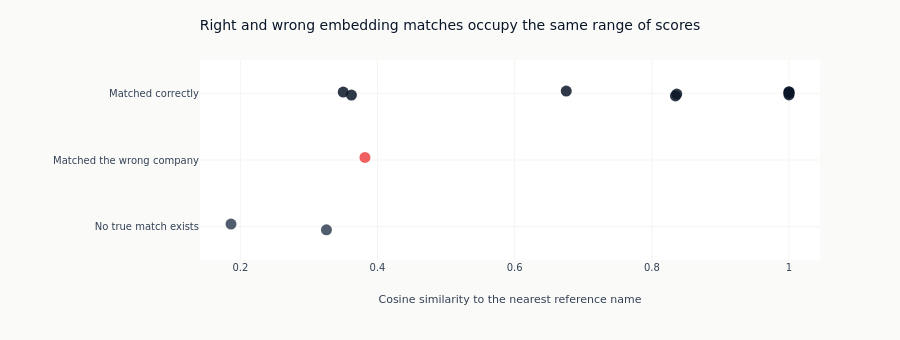

The notebook cell this image was saved under:
### Markdown cell above
### Where the embedding helps, and why its score cannot be thresholded

The comparison above splits into three groups. On the names fuzzy already matched, the
embedding agrees, which is the least interesting result and the one that has to hold before
anything else is worth reading. On abbreviations and paraphrases it recovers matches the
fuzzy scorer had no route to, because the relationship is in the meaning rather than the
spelling. And on renames and subsidiaries it produces answers of both kinds.

That last group is where the method has to stop being trusted, and the reason is visible in
the scores rather than in an argument about them. The figure plots every query's cosine
similarity against whether the match it produced was right.

### Code cell
if embedding_model is not None:
    outcome = (
        pl.when(pl.col("true_company_name").is_null())
        .then(pl.lit("No true match exists"))
        .when(pl.col("embedding_correct"))
        .then(pl.lit("Matched correctly"))
        .otherwise(pl.lit("Matched the wrong company"))
    )
    fig = px.strip(
        embedding_scored.with_columns(outcome=outcome).to_pandas(),
        x="embedding_score",
        y="outcome",
        hover_name="raw_company_name",
        color="outcome",
        color_discrete_map={
            "Matched correctly": COLORS["blue"],
            "Matched the wrong company": COLORS["negative"],
            "No true match exists": COLORS["neutral"],
        },
        stripmode="overlay",
    )
    fig.update_traces(marker=dict(size=11, opacity=0.85))
    fig.update_layout(
        title="Right and wrong embedding matches occupy the same range of scores",
        xaxis_title="Cosine similarity to the nearest reference name",
        yaxis_title="",
        showlegend=False,
        height=340,
        margin=dict(l=200),
    )
    show_plotly_with_alt(
        fig,
        "Strip plot of cosine similarity for every query, split into three rows by whether the match was correct, wrong, or had no correct answer. The correct and wrong points overlap along the horizontal axis.",
    )

### Figure 1 — Plotly figure (JSON) as saved in the notebook; plotly's stock layout.template omitted (floating-point values rounded to 4 significant figures)
{"data": [{"alignmentgroup": "True", "boxpoints": "all", "fillcolor": "rgba(255,255,255,0)", "hoveron": "points", "hovertemplate": "<b>%{hovertext}</b><br><br>outcome=%{y}<br>embedding_score=%{x}<extra></extra>", "hovertext": ["Microsoft Corporation - Redmond", "APPLE INC", "amazon.com", "Facebook, Inc.", "NVIDIA Corp", "Tesla Motors Inc", "Berkshire Hathaway", "JP Morgan Chase", "J&J"], "legendgroup": "Matched correctly", "line": {"color": "rgba(255,255,255,0)"}, "marker": {"color": "#0a1628", "opacity": 0.85, "size": 11}, "name": "Matched correctly", "offsetgroup": "Matched correctly", "orientation": "h", "pointpos": 0, "showlegend": true, "type": "box", "x": [0.6752, 1.0, 1.0, 0.3499, 1.0, 0.8363, 1.0, 0.8344, 0.3619], "x0": " ", "xaxis": "x", "y": ["Matched correctly", "Matched correctly", "Matched correctly", "Matched correctly", "Matched correctly", "Matched correctly", "Matched correctly", "Matched correctly", "Matched correctly"], "y0": " ", "yaxis": "y"}, {"alignmentgroup": "True", "boxpoints": "all", "fillcolor": "rgba(255,255,255,0)", "hoveron": "points", "hovertemplate": "<b>%{hovertext}</b><br><br>outcome=%{y}<br>embedding_score=%{x}<extra></extra>", "hovertext": ["GOOGLE"], "legendgroup": "Matched the wrong company", "line": {"color": "rgba(255,255,255,0)"}, "marker": {"color": "#ef4444", "opacity": 0.85, "size": 11}, "name": "Matched the wrong company", "offsetgroup": "Matched the wrong company", "orientation": "h", "pointpos": 0, "showlegend": true, "type": "box", "x": [0.3817], "x0": " ", "xaxis": "x", "y": ["Matched the wrong company"], "y0": " ", "yaxis": "y"}, {"alignmentgroup": "True", "boxpoints": "all", "fillcolor": "rgba(255,255,255,0)", "hoveron": "points", "hovertemplate": "<b>%{hovertext}</b><br><br>outcome=%{y}<br>embedding_score=%{x}<extra></extra>", "hovertext": ["Zoom Technologies Inc", "Palantir Technologies"], "legendgroup": "No true match exists", "line": {"color": "rgba(255,255,255,0)"}, "marker": {"color": "#334155", "opacity": 0.85, "size": 11}, "name": "No true match exists", "offsetgroup": "No true match exists", "orientation": "h", "pointpos": 0, "showlegend": true, "type": "box", "x": [0.3255, 0.1863], "x0": " ", "xaxis": "x", "y": ["No true match exists", "No true match exists"], "y0": " ", "yaxis": "y"}], "layout": {"boxmode": "overlay", "height": 340, "legend": {"title": {"text": "outcome"}, "tracegroupgap": 0}, "margin": {"l": 200, "t": 60}, "showlegend": false, "title": {"text": "Right and wrong embedding matches occupy the same range of scores"}, "xaxis": {"anchor": "y", "domain": [0.0, 1.0], "title": {"text": "Cosine similarity to the nearest reference name"}}, "yaxis": {"anchor": "x", "categoryarray": ["No true match exists", "Matched the wrong company", "Matched correctly"], "categoryorder": "array", "domain": [0.0, 1.0], "title": {"text": ""}}}}
